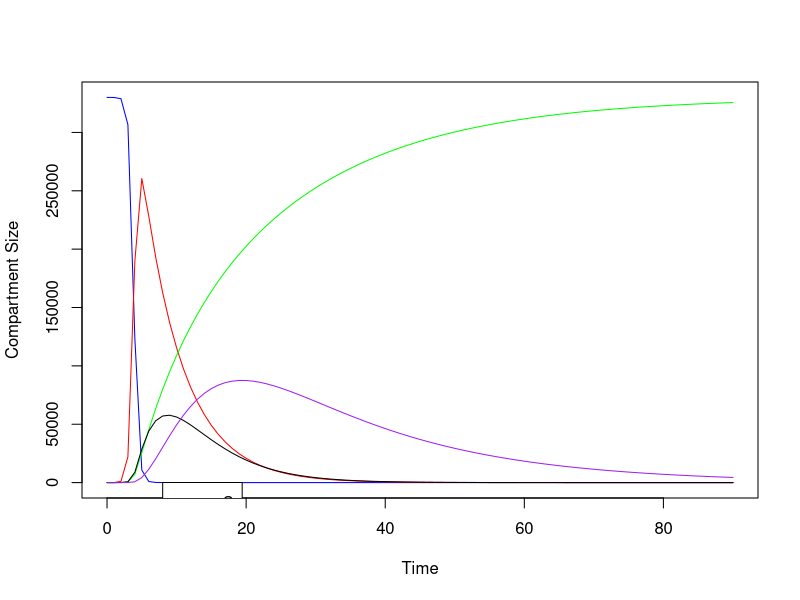
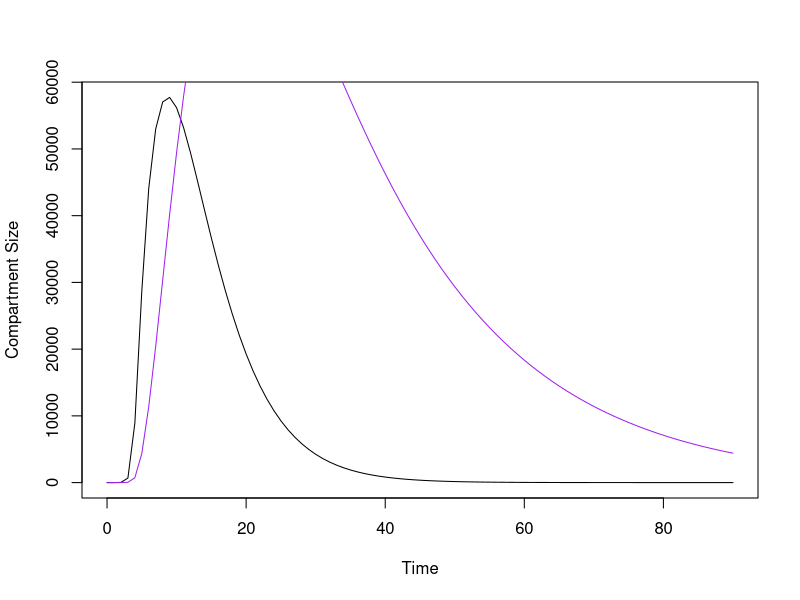

R code for these plots, in order:
library(deSolve)
pars<-c("alpha"=0.00001, "beta"=0.0714286,"gamma"=0.1,"delta"=0.2,"mu"=0.047619,"eta"=0.047619)
# functions are susceptible (S), infected (I), recovered (R), 
# hospitalized (H), in ICU (T), measured in thousands of people
# "alpha" - individuals moving from S to I
#   10% of contacts result in infections, each susceptible has a 1/10000 chance of
#   close interaction with each infectuous individual
# "beta" - individuals moving from  I to R
#   infection lasts about 14 days, so we assume 1/14=0.0714286 of all infected individuals 
#   recover each day
# "gamma" - individuals moving from I to H
#   about 10% of individuals who are infected must be checked-in to a hospital
# "delta" - individuals moving from H to T
#   about 20% of those checked-into a hospital require ICU
# "eta" - individuals moving from H to R
#   a hospital stay can last 3-6 weeks, so we assume that 1/21 = 0.047619 of
#   those in the hospital recover each day
# "mu" - individuals moving from T to H
#   we treat this like a hospital stay, moving someong in the ICU to R after
#   their stay

times<-seq(0,90,1)
y0<-c(330000,2,0,0,0)
sir<-function(t,y,p){
  # susceptible (sir.out[,2])
  yd1<-(-1)*p["alpha"]*y[1]*y[2]
  # infected (sir.out[,3])
  yd2<-p["alpha"]*y[1]*y[2]-p["beta"]*y[2]-p["gamma"]*y[2]
  # recovered (sir.out[,4])
  yd3<-p["beta"]*y[2]+p["mu"]*y[5]+p["eta"]*y[4]
  # hospitalized  (sir.out[,5])
  yd4<-p["gamma"]*y[2]-p["eta"]*y[4]-p["delta"]*y[4]
  # ICU'd  (sir.out[,6])
  yd5<-p["delta"]*y[4]-p["mu"]*y[5]
  list(c(yd1,yd2,yd3,yd4,yd5),c(N=sum(y)))
}
sir.out<-lsoda(y0,times,sir,pars)

# plot with S, I, R, H, T
plot(sir.out[,1],sir.out[,2],type="l",col="blue",xlab="Time",ylab="Compartment Size")
lines(sir.out[,1],sir.out[,3],col="red")
lines(sir.out[,1],sir.out[,4],col="green")
lines(sir.out[,1],sir.out[,5],col="black")
lines(sir.out[,1],sir.out[,6],col="purple",type="l")
legend(8,90,c("S","I","R","H"),col=c("blue","red","green","black"),lty=c(1,1,1,1))

# plot with H, T
plot(sir.out[,1],sir.out[,5],type="l",col="black",xlab="Time",ylab="Compartment Size")
lines(sir.out[,1],sir.out[,6],col="purple",type="l")
